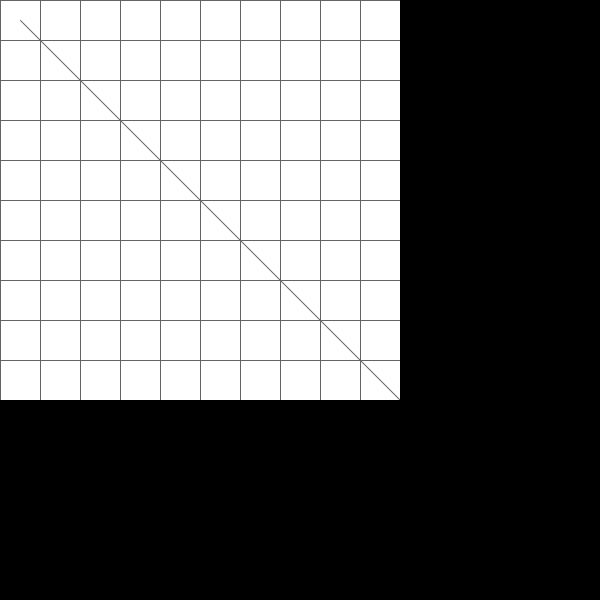
Frame 1 (no input)
Frame 60 (the mouse pressed at the canvas centre just before this capture): identical to frame 1, image omitted
Frame 120 (the mouse held since frame 60 and released just before this capture): identical to frame 1, image omitted

The Processing sketch that drew this single still picture (run headless with seeded random() and noise(); from frame 60 on, the mouse is pressed at the canvas centre):

// Processing sketch: Coordinates_3D_Plotter_With_Time
// ── Coordinates_3D_Plotter_With_Time.pde
PGraphics map;  //Each pixel represents 1 cm^2
int mapHeight = 400;
int mapWidth = 400;
int noOfRowsInMap;
int noOfColsInMap;
int cellWidthInMap;
int cellHeightInMap;


int noOfRows = 600;
int noOfCols;// = 100;
int cellWidth, cellHeight;

color[][] SquareGrid;// = new color[noOfRows][noOfCols];

void setup()
{
  map = createGraphics(mapHeight, mapWidth);
  noOfRowsInMap = 10;//mapWidth;
  noOfColsInMap = 10;//mapHeight;
  cellWidthInMap = mapWidth / noOfRowsInMap;
  cellHeightInMap = mapHeight / noOfColsInMap;  

  map.beginDraw();
  map.background(255);
  fill(100, 0, 0);
  strokeWeight(1);
  stroke(150);
  line(0, 0, mapWidth, mapHeight);
  drawMapGrid(map, cellWidthInMap, cellHeightInMap);
  map.endDraw();

  image(map, 0, 0);

  map.save("qwerty.tif");

  //size(800, 800);
  //size(900, 900);
  size(600, 600);
  //fullScreen();
  background(0);


  noOfCols = noOfRows;
  SquareGrid = new color[noOfRows][noOfCols];
  for (int i = 0; i < noOfRows; i++)
  {
    for (int j = 0; j < noOfCols; j++)
    {
      SquareGrid[i][j] = color(0, 0, 0255);  //color c = color(255, 0, 0);
    }
  }
  cellWidth = width / noOfRows;
  cellHeight = height / noOfCols;
  println(cellWidth);
  println(cellHeight);
}

void draw()
{
  map.beginDraw();
  map.background(255);
  map.fill(100, 0, 0, 0);
  //strokeWeight(1);
  map.stroke(100);
  map.line(20, 20, 400, 400);
  drawMapGrid(map, cellWidthInMap, cellHeightInMap);
  map.endDraw();
  image(map, 0, 0);
  //  drawGrid();
}

void drawMapGrid(PGraphics map, int mapCellWidth, int mapCellHeight)  //Must be called after map.beginDraw().
{
  for (int i = 0; i < noOfRowsInMap; i++)
  {
    for (int j = 0; j < noOfColsInMap; j++)
    {
      map.rect(i * mapCellWidth, j * mapCellHeight, mapCellWidth, mapCellHeight);
    }
  }
}

void drawGrid()
{
  for (int i = 0; i < noOfRows; i++)
  {
    for (int j = 0; j < noOfCols; j++)
    {
      fill(0, 100, 100);
      stroke(0, 100, 100);

      //fill(SquareGrid[i][j]);
      //stroke(SquareGrid[i][j]);
      rect(i * cellWidth, j * cellHeight, cellWidth, cellHeight);
    }
  }
}
